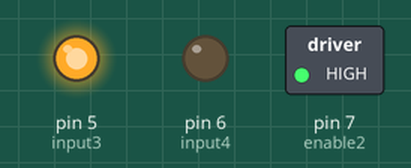
Bench run of a sketch on a simulated Arduino Uno, built with avr-gcc and run on an emulated ATmega328P. Shown: switched loads named in the sketch (green lamp = pin HIGH), output pins drawn as LEDs (lit = HIGH).

Above: at 0.5 s.
At 1.5 s:
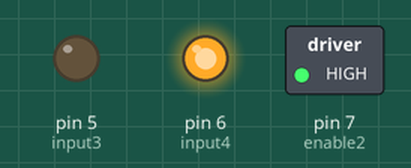
At 5.5 s:
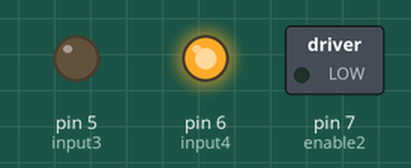
Timing chart, 0 to 6.9 s (numbered marks = the images above):
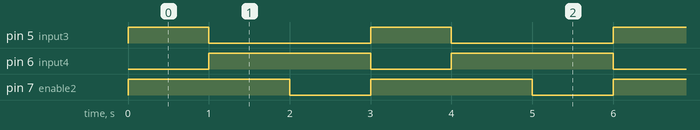

The sketch:

EX3-3.ino
```cpp
int input3 = 5; //Input3-motorA
int input4 = 6; //Input4-motorA
int enable2 = 7;

void setup() {
  pinMode(input3, OUTPUT);
  pinMode(input4, OUTPUT);
  pinMode(enable2, OUTPUT);
}

void loop() {
  digitalWrite(enable2, HIGH);
  digitalWrite(input3, HIGH);
  digitalWrite(input4, LOW);
  delay(1000);
  //馬達正轉
  digitalWrite(input3, LOW);
  digitalWrite(input4, HIGH);
  delay(1000);
  //馬達反轉
  digitalWrite(enable2, LOW);
  delay(1000);
  //馬達停止
}
```

Measured:
- by itself, pin 5 (input3): alternates HIGH for 1.0 s and LOW for 2.0 s
- by itself, pin 6 (input4), pin 7 (enable2): alternates HIGH for 2.0 s and LOW for 1.0 s
- by itself, everything shown: repeats every 3.0 s, in 3 steps
